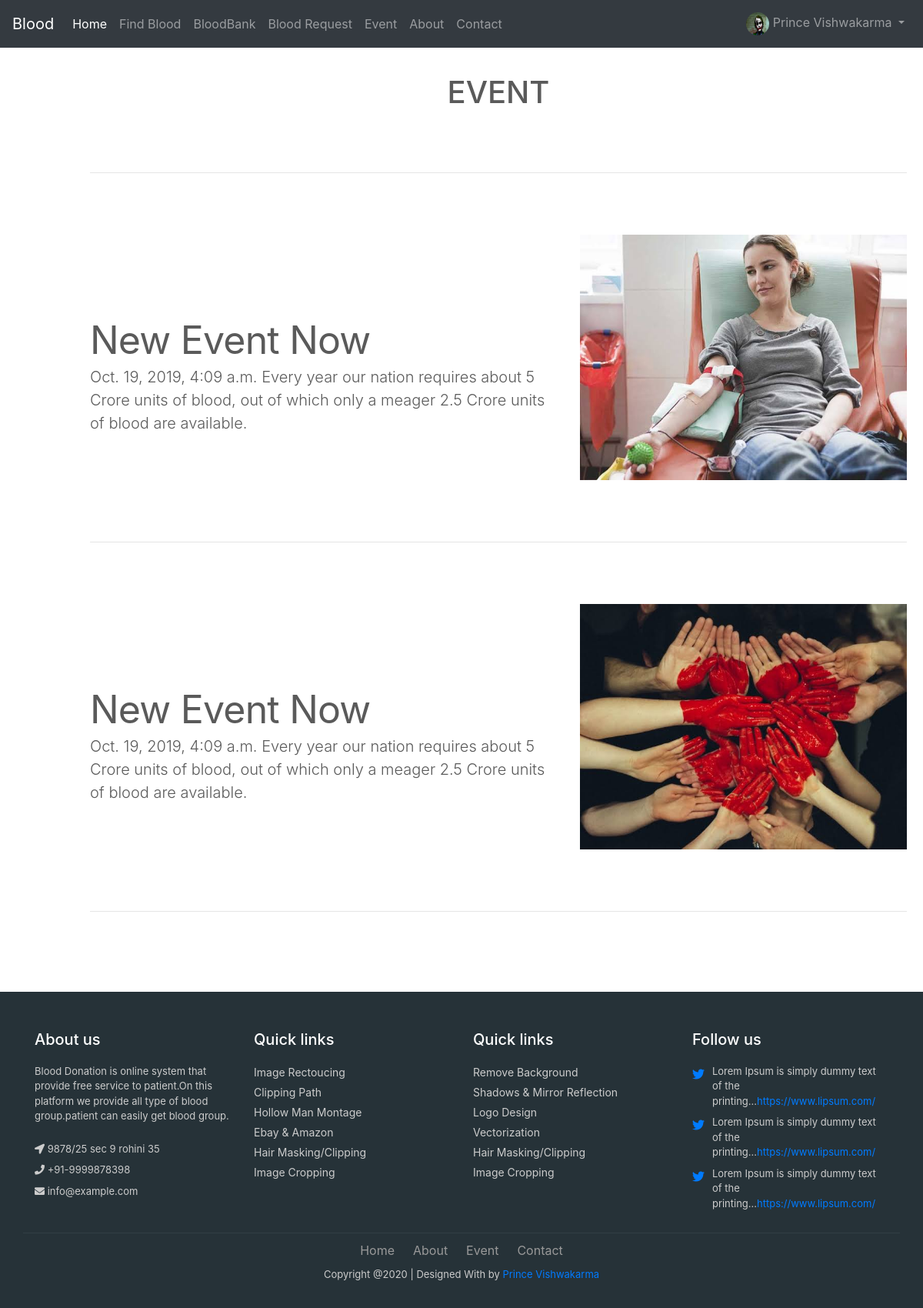
The page /event (signed in) on the database its author committed.
### accounts/models.py (models this page shows, shortened)
class ProfileModel(models.Model):
	user = models.ForeignKey(User, on_delete=models.CASCADE)
	bloodgroup = models.CharField(max_length=100, blank=True)
	mobile = models.CharField(max_length=10, blank=True)
	other_mobile = models.CharField(max_length=10, blank=True)
	address = models.CharField(max_length=200, blank=True)
	city = models.CharField(max_length=100, blank=True)
	state = models.CharField(max_length=100, blank=True)
	zipcode = models.CharField(max_length=6, blank=True)
	avilable = models.CharField(max_length=100, blank=True)
	district = models.CharField(max_length=100, blank=True)
	birthdate = models.CharField(max_length=11, blank=True)
	pic=models.ImageField(upload_to='image/profile/', default='image/picd/default.jpg')
	class Meta:
		verbose_name = 'profile'
		verbose_name_plural = 'profiles'

### home/models.py (models this page shows, shortened)
class event(models.Model):
    title = models.CharField(max_length=100, blank=True)
    summry = models.TextField(max_length=500, blank=True)
    date=models.DateTimeField(auto_now=True)
    pic=models.ImageField(upload_to='image/event/', default='image/picd/default.jpg')

### home/views.py (the view)
# urls.py: path('event', views.eventblog, name="event"),
def eventblog(request):
    user=request.user
    blgdata = event.objects.all().order_by('-id')
    if user.is_authenticated:
        pr=menu_profile(request)
        context = {'pf': pr,'blogs':blgdata}
        return render(request, 'event.html',context)
    return render(request, 'event.html',{'blogs':blgdata})

### home/views.py (called while the page is built)
def menu_profile(request):
    profile = ProfileModel.objects.get(user=request.user)
    return profile

### templates/event.html (shortened to what this page needs)
{% extends 'base.html' %}
{%load static%}
{% block content %}
<div class="container p-4">
<div class="container marketing m-5">
    <h1 class="text-center mb-3">EVENT</h1>
    <hr class="featurette-divider">
    {% for data in blogs%}
        <div class="row featurette">
          <div class="col-md-7">
            <h2 class="featurette-heading">{{data.title}}</h2>
            <p class="lead">{{data.date}}  {{data.summry}}</p>
          </div>
          <div class="col-md-5">
              <img class="bd-placeholder-img bd-placeholder-img-lg featurette-image img-fluid mx-auto" width="500" height="500" src="{{data.pic.url}}" alt="First slide" style="width: 100%;" >
          </div>
        </div>
        <hr class="featurette-divider">
    {% endfor %}
      </div>
</div>
{% endblock%}

### templates/base.html (shortened to what this page needs)
{% load static %}
<!doctype html>
<html lang="en">
  <head>
    <link href="{% static "home/css/bootstrap.min.css" %}" rel="stylesheet" >
    <link href="{% static "home/footer.css" %}" rel="stylesheet" >
    <link rel="stylesheet" href="https://use.fontawesome.com/releases/v5.2.0/css/all.css">
    <link href="{%  static "home/css/carousel.css"%}" rel="stylesheet">
  </head>
  <body>
    <header>
<nav class="mb-1 navbar navbar-expand-lg navbar-dark fixed-top bg-dark">
  <a class="navbar-brand" href="#">Blood</a>
  <div class="collapse navbar-collapse" id="navbarSupportedContent-555">
    <ul class="navbar-nav mr-auto">
      <li class="nav-item active">
        <a class="nav-link" href="{% url  'home' %}">Home
        </a>
      </li>
      <li class="nav-item">
        <a class="nav-link" href="{% url 'blood' %}">Find Blood</a>
      </li>
      <li class="nav-item">
        <a class="nav-link" href="{% url 'bloodbank1' %}">BloodBank</a>
      </li>
        <li class="nav-item">
        <a class="nav-link" href="{% url 'bloodrequest' %}">Blood Request</a>
      </li>
      <li class="nav-item">
        <a class="nav-link" href="{% url 'event' %}">Event</a>
      </li>
      <li class="nav-item">
          <a class="nav-link" href="{% url 'about' %}">About</a>
        </li>
      <li class="nav-item">
        <a class="nav-link" href="{% url 'contactuser' %}">Contact</a>
      </li>
    </ul>
    <ul class="navbar-nav ml-auto nav-flex-icons">
        {% if user.is_authenticated %}
      <li class="nav-item avatar dropdown">
        <a class="nav-link dropdown-toggle" id="navbarDropdownMenuLink-55" data-toggle="dropdown"
          aria-haspopup="true" aria-expanded="false">
          <img src="{{pf.pic.url}}" class="rounded-circle z-depth-0" width="30px" height="30px"
            alt="Profile image">
           {{pf.user.first_name}} {{pf.user.last_name}}
        </a>
      </li>
          {% endif %}
    </ul>
  </div>
</nav>
<br>
</header>
{% block content %}
{% endblock %}
<footer class="footer">
    <div class="container bottom_border">
    <div class="row">
    <div class=" col-sm-4 col-md col-sm-4  col-12 col">
    <h5 class="headin5_amrc col_white_amrc pt2">About us</h5>
    <p class="mb10">Blood Donation is online system that provide free service to patient.On this platform we provide all type of blood group.patient can easily get blood group.</p>
    <p><i class="fa fa-location-arrow"></i> 9878/25 sec 9 rohini 35 </p>
    <p><i class="fa fa-phone"></i>  +91-9999878398  </p>
    <p><i class="fa fa fa-envelope"></i> info@example.com  </p>
    </div>
    <div class=" col-sm-4 col-md  col-6 col">
    <h5 class="headin5_amrc col_white_amrc pt2">Quick links</h5>
    <ul class="footer_ul_amrc">
    <li><a href="#">Image Rectoucing</a></li>
    <li><a href="#">Clipping Path</a></li>
    <li><a href="#">Hollow Man Montage</a></li>
    <li><a href="#">Ebay & Amazon</a></li>
    <li><a href="#">Hair Masking/Clipping</a></li>
    <li><a href="#">Image Cropping</a></li>
    </ul>
    </div>
    <div class=" col-sm-4 col-md  col-6 col">
    <h5 class="headin5_amrc col_white_amrc pt2">Quick links</h5>
    <ul class="footer_ul_amrc">
    <li><a href="#">Remove Background</a></li>
    <li><a href="#">Shadows & Mirror Reflection</a></li>
    <li><a href="#">Logo Design</a></li>
    <li><a href="#">Vectorization</a></li>
    <li><a href="#">Hair Masking/Clipping</a></li>
    <li><a href="#">Image Cropping</a></li>
    </ul>
    </div>
    <div class=" col-sm-4 col-md  col-12 col">
    <h5 class="headin5_amrc col_white_amrc pt2">Follow us</h5>
    <ul class="footer_ul2_amrc">
    <li><a href="#"><i class="fab fa-twitter fleft padding-right"></i> </a><p>Lorem Ipsum is simply dummy text of the printing...<a href="#">https://www.lipsum.com/</a></p></li>
    <li><a href="#"><i class="fab fa-twitter fleft padding-right"></i> </a><p>Lorem Ipsum is simply dummy text of the printing...<a href="#">https://www.lipsum.com/</a></p></li>
    <li><a href="#"><i class="fab fa-twitter fleft padding-right"></i> </a><p>Lorem Ipsum is simply dummy text of the printing...<a href="#">https://www.lipsum.com/</a></p></li>
    </ul>
    </div>
    </div>
    </div>
    <div class="container">
    <ul class="foote_bottom_ul_amrc">
    <li><a href="{% url 'home' %}">Home</a></li>
    <li><a href="{% url 'about' %}">About</a></li>
    <li><a href="{% url 'event' %}">Event</a></li>
    <li><a href="{% url 'contactuser' %}">Contact</a></li>
    </ul>
    <p class="text-center">Copyright @{% now 'Y' %} | Designed With by <a href="#">Prince Vishwakarma</a></p>
    </div>
    </footer>
</body>
  </body>
</html>

### blood/static/home/footer.css (style rules this page uses)
.col_white_amrc { color:#FFF; }
footer { width:100%; background-color:#263238; min-height:250px; padding:10px 0px 25px 0px ; }
.pt2 { padding-top:40px ; margin-bottom:20px ; }
footer p { font-size:13px; color:#CCC; padding-bottom:0px; margin-bottom:8px; }
.mb10 { padding-bottom:15px ; }
.footer_ul_amrc { margin:0px ; list-style-type:none ; font-size:14px; padding:0px 0px 10px 0px ; }
.footer_ul_amrc li { padding:0px 0px 5px 0px; }
.footer_ul_amrc li a { color:#CCC; }
.fleft { float:left; }
.padding-right { padding-right:10px; }
.footer_ul2_amrc { margin:0px; list-style-type:none; padding:0px; }
.footer_ul2_amrc li p { display:table; }
.footer_ul2_amrc li i { margin-top:5px; }
.bottom_border { border-bottom:1px solid #323f45; padding-bottom:20px; }
.foote_bottom_ul_amrc { list-style-type:none; padding:0px; display:table; margin-top: 10px; margin-right: auto; margin-bottom: 10px; margin-left: auto; }
.foote_bottom_ul_amrc li { display:inline; }
.foote_bottom_ul_amrc li a { color:#999; margin:0 12px; }

### blood/static/home/css/carousel.css (style rules this page uses)
body { color: #5a5a5a; }
.marketing h2 { font-weight: 400; }
.featurette-divider { margin: 5rem 0; }
.featurette-heading { font-weight: 300; line-height: 1; letter-spacing: -.05rem; }
@media (min-width: 40em) { .featurette-heading { font-size: 50px; } }
@media (min-width: 62em) { .featurette-heading { margin-top: 7rem; } }

### templates/base.html (style rules this page uses)
.bd-placeholder-img { font-size: 1.125rem; text-anchor: middle; -webkit-user-select: none; -moz-user-select: none; -ms-user-select: none; user-select: none; }
@media (min-width: 768px) { .bd-placeholder-img-lg { font-size: 3.5rem; } }

### rows shown on the page
ProfileModel: pic (picture), user.first_name "Prince", user.last_name "Vishwakarma"
event: title "New Event Now", date "Oct. 19, 2019, 4:09 a.m.", summry "Every year our nation requires about 5 Crore units of blood, out of which only a meager 2.5 Crore units of blood are available.", pic (picture)
event: title "New Event Now", date "Oct. 19, 2019, 4:09 a.m.", summry "Every year our nation requires about 5 Crore units of blood, out of which only a meager 2.5 Crore units of blood are available.", pic (picture)
